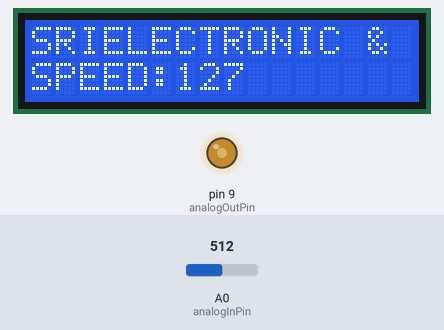
The sketch below on a simulated Arduino Uno, built with avr-gcc and run on an emulated ATmega328P. On the bench: 16×2 character LCD, output pins drawn as LEDs (lit = HIGH). The inputs (shaded band) are chosen by the test bench; at power-on: A0 (analogInPin) = 512. What the sketch prints to the serial monitor is not drawn.

Above: at 2.2 s.
2.3 s: A0 (analogInPin) set to 716
At 4.1 s:
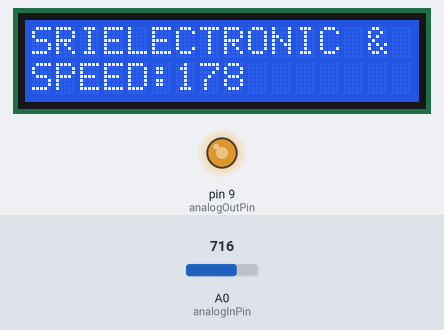
5.0 s: A0 (analogInPin) set to 900
At 5.7 s:
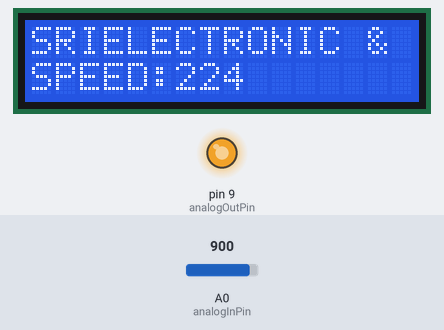
7.7 s: A0 (analogInPin) set to 122
At 10.2 s:
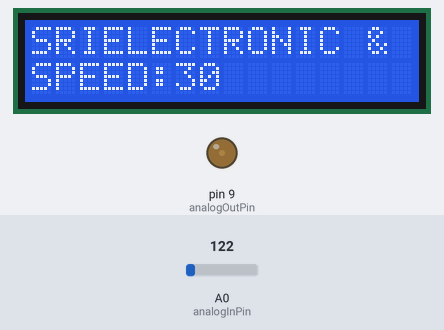
10.5 s: A0 (analogInPin) set to 0
At 11.8 s:
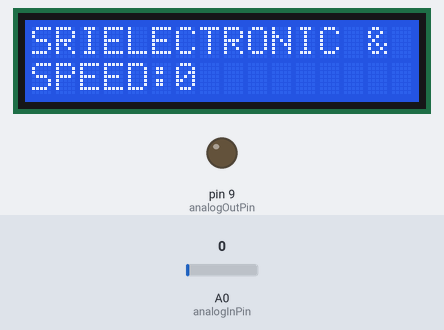
13.2 s: A0 (analogInPin) set to 511
At 16.2 s:
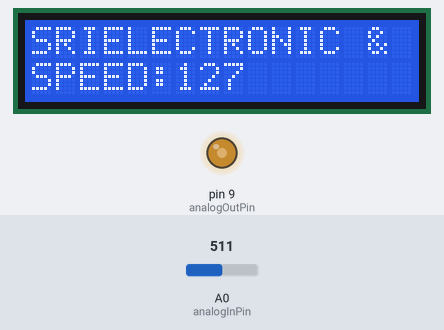
Timing chart, 0 to 17.5 s (numbered marks = the images above; inputs shaded):
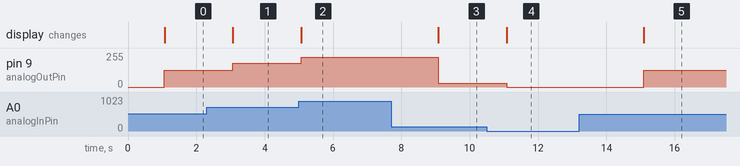

The sketch:

PWM.ino
```cpp
#include <LiquidCrystal.h>
LiquidCrystal lcd(7,6,5,4,3,2);

const int analogInPin = A0;
const int analogOutPin = 9;

int sensorValue = 0;
int outputValue = 0;

void setup()
{
  lcd.begin(16,2);
  lcd.setCursor(0,0);
  lcd.print("SRIELECTRONIC & EMBEDDED SOIUTIONS");
  delay(1000);
  Serial.println("SRIELECTRONIC & EMBEDDED SOIUTIONS");
  Serial.begin(9600);
}

void loop()
{
  sensorValue = analogRead(analogInPin);
  outputValue = map(sensorValue, 0, 1023, 0, 255);
  analogWrite(analogOutPin, outputValue);
  lcd.setCursor(0,1);
  lcd.print("SPEED:    ");
  lcd.setCursor(6,1);
  lcd.print(outputValue);
  delay(1000);

  Serial.print("sensor = " );
  Serial.print(sensorValue);
  Serial.print("\t output = ");
  Serial.println(outputValue);

  delay(1000);
}
```

Measured:
- after the input at 2.3 s, pin 9 (analogOutPin): 127/255 → 178/255 after 0.77 s; the display: changes after 0.77 s (image 1)
- after the input at 5.0 s, pin 9 (analogOutPin): 178/255 → 224/255 after 0.07 s; the display: changes after 0.08 s (image 2)
- after the input at 7.7 s, pin 9 (analogOutPin): 224/255 → 30/255 after 1.4 s; the display: changes after 1.4 s (image 3)
- after the input at 10.5 s, pin 9 (analogOutPin): 30/255 → 0/255 after 0.58 s; the display: changes after 0.58 s (image 4)
- after the input at 13.2 s, pin 9 (analogOutPin): 0/255 → 127/255 after 1.9 s; the display: changes after 1.9 s (image 5)
